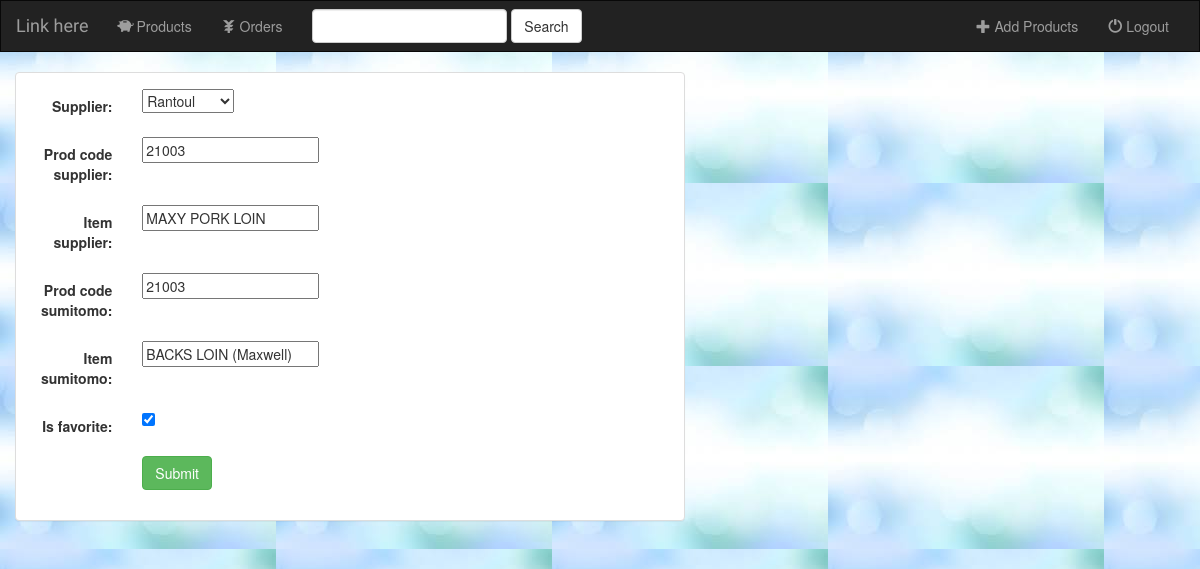
Before: /pork02/products/21003/ with the older database file.
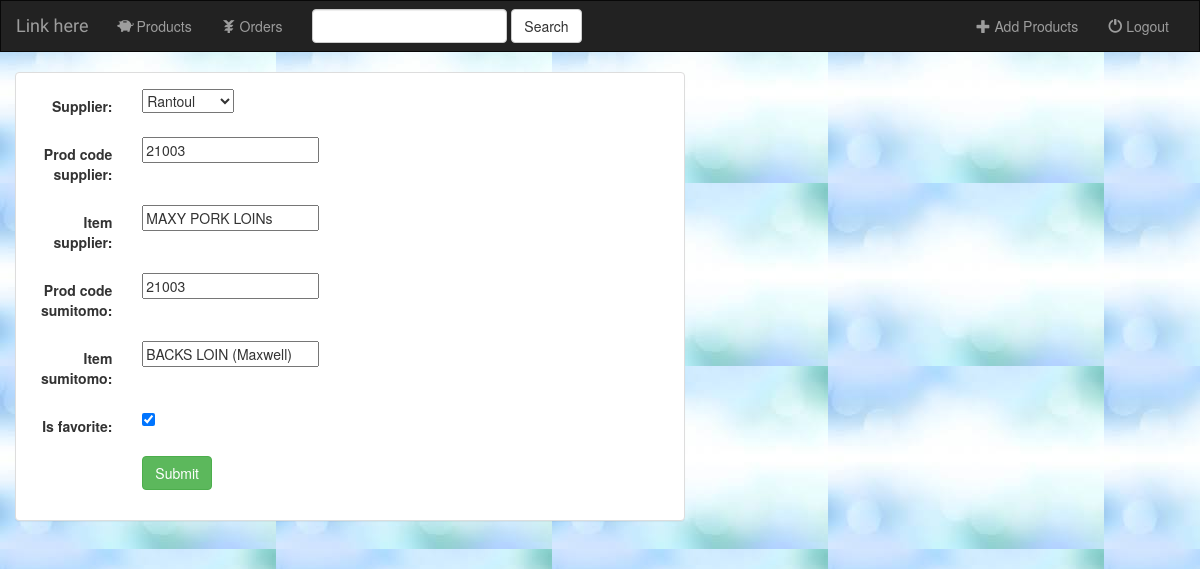
After: the same page with the newer database file.
### pork02/models.py (models this page shows, shortened)
class Products(models.Model):
    supplier = models.ForeignKey(Suppliers, on_delete=models.CASCADE) #Supplier
    prod_code_supplier = models.IntegerField(primary_key=True) #Supplier product code
    item_supplier = models.CharField(max_length=75) #Supplier Item Description
    prod_code_sumitomo = models.IntegerField() #Sumitomo product code
    item_sumitomo = models.CharField(max_length=75) #Sumitomo item description
    is_favorite = models.BooleanField(default=False)

### pork02/views.py (the view)
# urls.py: url(r'products/(?P<pk>[0-9]+)/$', views.ProductsUpdate.as_view(), name='product-update'),
class ProductsUpdate(UpdateView):
	model = Products
	fields = ['supplier', 'prod_code_supplier', 'item_supplier', 'prod_code_sumitomo', 'item_sumitomo', 'is_favorite']

### pork02/models.py (called while the page is built)
    def __str__(self):
        return self.supplier

### pork02/templates/pork02/products_form.html (shortened to what this page needs)
{% extends 'pork02/base.html' %}
{% block myBody %}
<div class="container-fluid">
  <div class="row">
    <div class="col-sm-12 col-md-7">
      <div class="panel panel-default">
        <div class="panel-body">
          <form class="form-horizontal" action="" method="post" enctype="multipart/form-data">
            {% include 'pork02/form-template.html' %}
            <div class="form-group">
              <div class="col-sm-offset-2 col-sm-10">
                <button type="submit" class="btn btn-success">Submit</button>
              </div>
            </div>
          </form>
        </div>
      </div>
    </div>
  </div>
</div>
{% endblock %}

### pork02/templates/pork02/form-template.html (shortened to what this page needs)
{% for field in form %}
  <div class="form-group">
      <div class="col-sm-offset-2 col-sm-10">
      </div>
      <label class="control-label col-sm-2">{{ field.label_tag }}</label>
      <div class="col-sm-10">{{ field }}</div>
  </div>
{% endfor %}

Changed rows visible on the page:
changed Products "BACKS LOIN (Maxwell)": item_supplier "MAXY PORK LOIN" → "MAXY PORK LOINs"
